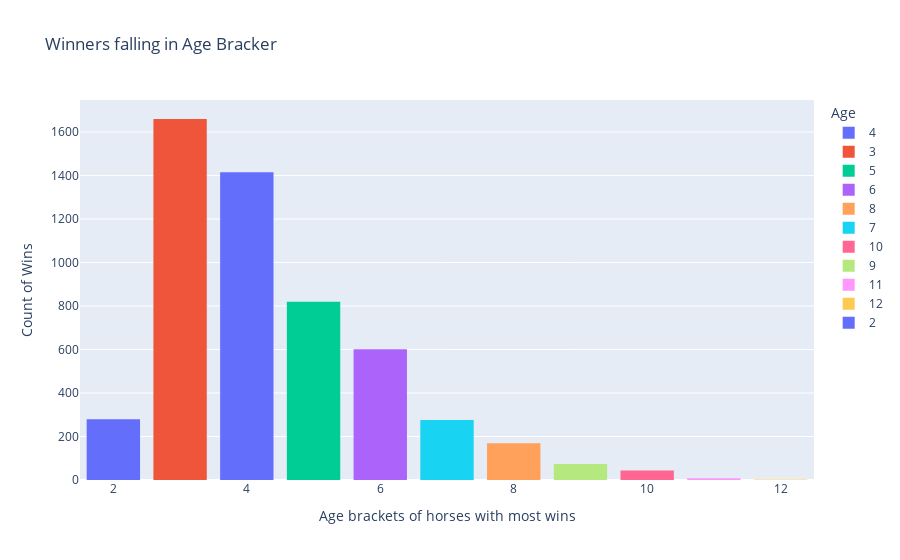

The notebook cell saved with this chart:
### Markdown cell above
__Age Group of most winner__

### Code cell
# plt.figure(figsize=(8,6))
# sns.countplot(x='Age',data=winners,palette='flare')
# plt.xlabel('Age brackets of horses with most wins')
# plt.ylabel('Horse')
# plt.title('Count of Wins')
# plt.show()

fig=px.histogram(winners, x='Age', title='Winners falling in Age Bracker',color='Age')
fig.update_layout(xaxis_title='Age brackets of horses with most wins', yaxis_title='Count of Wins', bargap=0.2
)

### Figure 1 — Plotly figure (JSON) as saved in the notebook; plotly's stock layout.template omitted (floating-point values rounded to 4 significant figures; data arrays with more than 128 entries replaced by an {"elided": "..."} marker saying what was removed)
{"data": [{"bingroup": "x", "hovertemplate": "Age=%{x}<br>count=%{y}<extra></extra>", "legendgroup": "4", "marker": {"color": "#636efa", "pattern": {"shape": ""}}, "name": "4", "orientation": "v", "showlegend": true, "type": "histogram", "x": {"elided": "1415 int values"}, "xaxis": "x", "yaxis": "y"}, {"bingroup": "x", "hovertemplate": "Age=%{x}<br>count=%{y}<extra></extra>", "legendgroup": "3", "marker": {"color": "#EF553B", "pattern": {"shape": ""}}, "name": "3", "orientation": "v", "showlegend": true, "type": "histogram", "x": {"elided": "1660 int values"}, "xaxis": "x", "yaxis": "y"}, {"bingroup": "x", "hovertemplate": "Age=%{x}<br>count=%{y}<extra></extra>", "legendgroup": "5", "marker": {"color": "#00cc96", "pattern": {"shape": ""}}, "name": "5", "orientation": "v", "showlegend": true, "type": "histogram", "x": {"elided": "820 int values"}, "xaxis": "x", "yaxis": "y"}, {"bingroup": "x", "hovertemplate": "Age=%{x}<br>count=%{y}<extra></extra>", "legendgroup": "6", "marker": {"color": "#ab63fa", "pattern": {"shape": ""}}, "name": "6", "orientation": "v", "showlegend": true, "type": "histogram", "x": {"elided": "601 int values"}, "xaxis": "x", "yaxis": "y"}, {"bingroup": "x", "hovertemplate": "Age=%{x}<br>count=%{y}<extra></extra>", "legendgroup": "8", "marker": {"color": "#FFA15A", "pattern": {"shape": ""}}, "name": "8", "orientation": "v", "showlegend": true, "type": "histogram", "x": {"elided": "169 int values"}, "xaxis": "x", "yaxis": "y"}, {"bingroup": "x", "hovertemplate": "Age=%{x}<br>count=%{y}<extra></extra>", "legendgroup": "7", "marker": {"color": "#19d3f3", "pattern": {"shape": ""}}, "name": "7", "orientation": "v", "showlegend": true, "type": "histogram", "x": {"elided": "276 int values"}, "xaxis": "x", "yaxis": "y"}, {"bingroup": "x", "hovertemplate": "Age=%{x}<br>count=%{y}<extra></extra>", "legendgroup": "10", "marker": {"color": "#FF6692", "pattern": {"shape": ""}}, "name": "10", "orientation": "v", "showlegend": true, "type": "histogram", "x": [10, 10, 10, 10, 10, 10, 10, 10, 10, 10, 10, 10, 10, 10, 10, 10, 10, 10, 10, 10, 10, 10, 10, 10, 10, 10, 10, 10, 10, 10, 10, 10, 10, 10, 10, 10, 10, 10, 10, 10, 10, 10, 10, 10], "xaxis": "x", "yaxis": "y"}, {"bingroup": "x", "hovertemplate": "Age=%{x}<br>count=%{y}<extra></extra>", "legendgroup": "9", "marker": {"color": "#B6E880", "pattern": {"shape": ""}}, "name": "9", "orientation": "v", "showlegend": true, "type": "histogram", "x": [9, 9, 9, 9, 9, 9, 9, 9, 9, 9, 9, 9, 9, 9, 9, 9, 9, 9, 9, 9, 9, 9, 9, 9, 9, 9, 9, 9, 9, 9, 9, 9, 9, 9, 9, 9, 9, 9, 9, 9, 9, 9, 9, 9, 9, 9, 9, 9, 9, 9, 9, 9, 9, 9, 9, 9, 9, 9, 9, 9, 9, 9, 9, 9, 9, 9, 9, 9, 9, 9, 9, 9, 9, 9], "xaxis": "x", "yaxis": "y"}, {"bingroup": "x", "hovertemplate": "Age=%{x}<br>count=%{y}<extra></extra>", "legendgroup": "11", "marker": {"color": "#FF97FF", "pattern": {"shape": ""}}, "name": "11", "orientation": "v", "showlegend": true, "type": "histogram", "x": [11, 11, 11, 11, 11, 11, 11, 11], "xaxis": "x", "yaxis": "y"}, {"bingroup": "x", "hovertemplate": "Age=%{x}<br>count=%{y}<extra></extra>", "legendgroup": "12", "marker": {"color": "#FECB52", "pattern": {"shape": ""}}, "name": "12", "orientation": "v", "showlegend": true, "type": "histogram", "x": [12, 12], "xaxis": "x", "yaxis": "y"}, {"bingroup": "x", "hovertemplate": "Age=%{x}<br>count=%{y}<extra></extra>", "legendgroup": "2", "marker": {"color": "#636efa", "pattern": {"shape": ""}}, "name": "2", "orientation": "v", "showlegend": true, "type": "histogram", "x": {"elided": "279 int values"}, "xaxis": "x", "yaxis": "y"}], "layout": {"bargap": 0.2, "barmode": "relative", "legend": {"title": {"text": "Age"}, "tracegroupgap": 0}, "title": {"text": "Winners falling in Age Bracker"}, "xaxis": {"anchor": "y", "categoryarray": [4, 3, 5, 6, 8, 7, 10, 9, 11, 12, 2], "categoryorder": "array", "domain": [0, 1], "title": {"text": "Age brackets of horses with most wins"}}, "yaxis": {"anchor": "x", "domain": [0, 1], "title": {"text": "Count of Wins"}}}}
